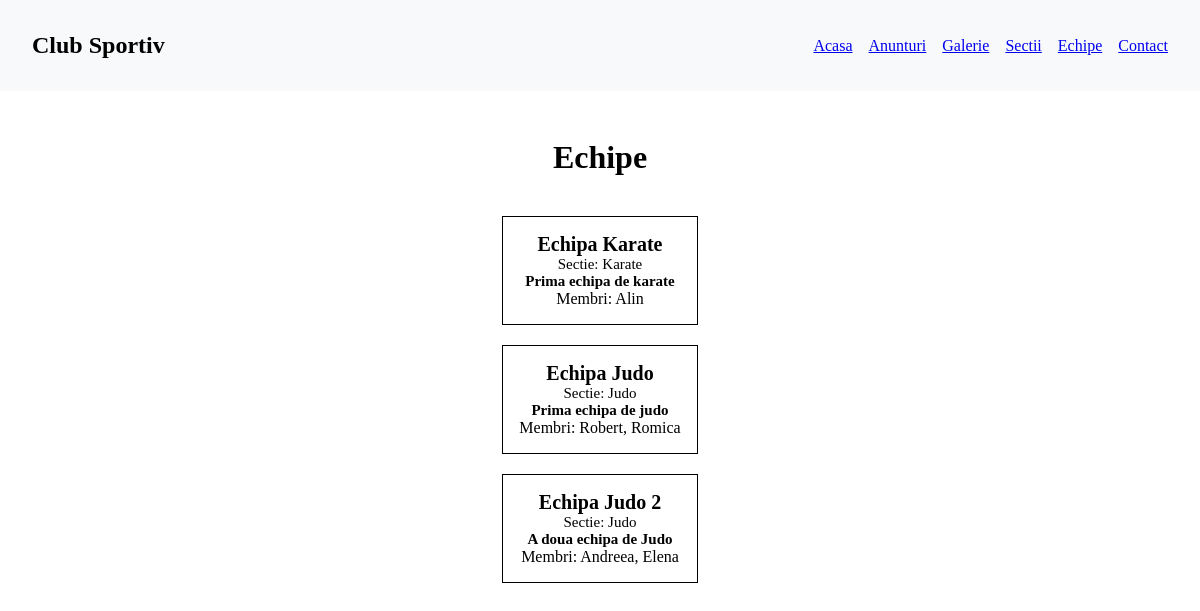
The app's page /pages/teams/teams.php with its own data.
### tables this page shows
CREATE TABLE `teams` (
  `id` int(11) NOT NULL,
  `name` varchar(255) NOT NULL,
  `description` text DEFAULT NULL,
  `department_id` int(11) NOT NULL,
  `creation_date` datetime NOT NULL DEFAULT current_timestamp()
);

CREATE TABLE `departments` (
  `id` int(11) NOT NULL,
  `name` varchar(255) NOT NULL,
  `description` text NOT NULL,
  `creation_date` datetime NOT NULL DEFAULT current_timestamp()
);

### scripts/get_teams.php (the view, shortened to what this page needs)
<?php
    include ROOT_PATH . 'includes/db.php';
    $sql = "SELECT * FROM teams";
    try {
        $result = mysqli_query($conn, $sql);
        if (mysqli_num_rows ($result) > 0) {
            while ($row = mysqli_fetch_assoc($result)) {
                $department_id = $row["department_id"];
                $dp_result = mysqli_query($conn, "SELECT name FROM departments WHERE id = $department_id");
                $dp_row = mysqli_fetch_assoc($dp_result);
                $department_name = $dp_row["name"];
                $mem_result = mysqli_query($conn, "SELECT name FROM members WHERE team_id = " . $row["id"]);
                $members = [];
                while ($mem_row = mysqli_fetch_assoc($mem_result)) {
                    array_push($members, $mem_row["name"]);
                }
                $members_list = implode(", ", $members);
                echo "<div class='container__content__teams__team'>";
                echo "<h2 class='container__content__teams__team__name'>" . $row["name"] . "</h2>";
                echo "<p class='container__content__teams__team__department'>Sectie: " . $department_name . "</p>";
                echo "<p class='container__content__teams__team__description'>" . $row["description"] . "</p>";
                echo "<p class='container__content__teams__team__members'>Membri: " . $members_list . "</p>";
                echo "</div>";
            }
        } else {
            echo "0 results";
        }
    } catch (mysqli_sql_exception $e) {
        echo "Query failed: " . $e->getMessage();
    }
?>

### pages/teams/teams.php (shortened to what this page needs)
<!DOCTYPE html>
<html lang="en">
<head>
    <link rel="stylesheet" href="../../css/style.css">
    <link rel="stylesheet" href="teams.css">
</head>
<body>
<div class="container">
        <?php include '../../includes/nav.php' ?>
        <div class="container__content">
            <h1>Echipe</h1>
            <div class="container__content__teams">
                <?php include '../../scripts/get_teams.php' ?>
            </div>
        </div>
    </div>
</body>
</html>

### includes/nav.php (shortened to what this page needs)
<?php
echo '
<nav class="container__navbar">
    <h1 class="container__navbar__logo"><a href="/club_sportiv/index.php">Club Sportiv</a></h1>
    <ul class="container__navbar__links">
        <li><a href="/club_sportiv/index.php">Acasa</a></li>
        <li><a href="/club_sportiv/pages/announcements/announcements.php">Anunturi</a></li>
        <li><a href="/club_sportiv/pages/gallery/gallery.php">Galerie</a></li>
        <li><a href="/club_sportiv/pages/departments/departments.php">Sectii</a></li>
        <li><a href="/club_sportiv/pages/teams/teams.php">Echipe</a></li>
        <li><a href="/club_sportiv/pages/contact/contact.php">Contact</a></li>';
echo '
    </ul>
</nav>
';
?>

### css/style.css (style rules this page uses)
* { margin: 0; padding: 0; box-sizing: border-box; }
.container { display: flex; flex-direction: column; width: 100%; }
.container__content { padding: 1rem; display: flex; flex-direction: column; justify-content: center; align-items: center; width: 100%; }

### pages/teams/teams.css (style rules this page uses)
.container__content__teams { display: flex; flex-direction: column; justify-content: center; align-items: center; margin-top: 20px; }
.container__content__teams__team { display: flex; flex-direction: column; justify-content: center; align-items: center; margin-top: 20px; border: 1px solid black; padding: 1rem; width: 100%; }
.container__content__teams__team__name { font-size: 20px; font-weight: bold; text-align: center; }
.container__content__teams__team__department { font-size: 15px; text-align: center; }
.container__content__teams__team__description { font-size: 15px; font-weight: bold; text-align: center; }

### css/navbar.css (style rules this page uses)
.container__navbar { display: flex; justify-content: space-between; align-items: center; padding: 2rem; margin-bottom: 2rem; background-color: #f8f9fa; }
.container__navbar__logo { font-size: 1.5rem; }
.container__navbar__logo a { text-decoration: none; color: #000; }
.container__navbar__links { display: flex; list-style: none; gap: 1rem; }

### records on screen
teams: name "Echipa Karate", department.name "Karate", description "Prima echipa de karate", members_list "Alin"
teams: name "Echipa Judo", department.name "Judo", description "Prima echipa de judo", members_list "Robert, Romica"
teams: name "Echipa Judo 2", department.name "Judo", description "A doua echipa de Judo", members_list "Andreea, Elena"
